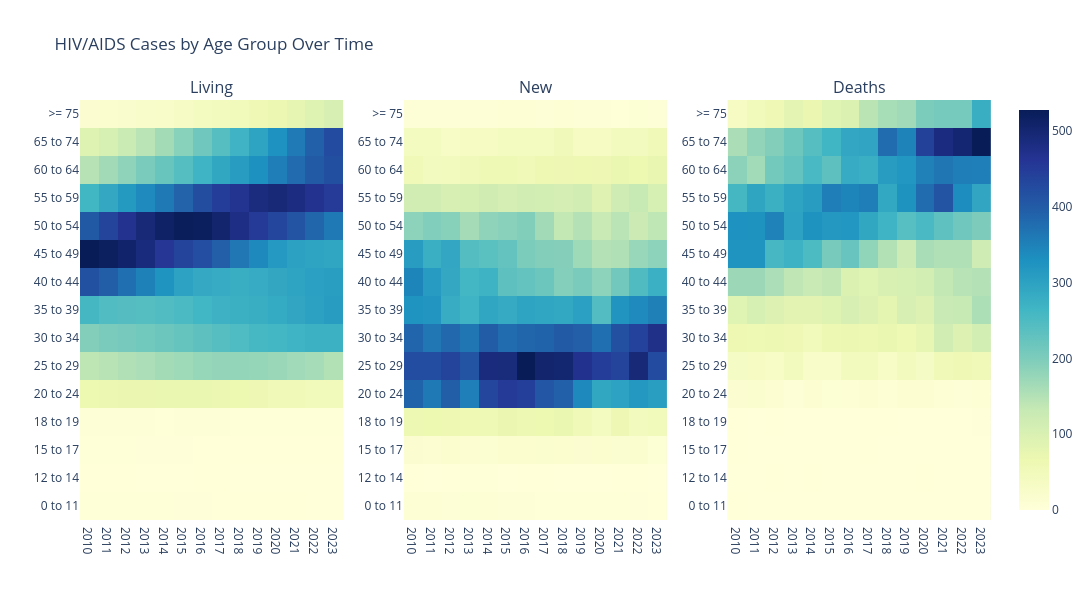

The code cell stored with this chart in its notebook:
### Markdown cell above
### Heatmap of trends

### Code cell
#Interactive heatmap of age on cases(livig, new, deaths) through the years from 2010-2023
from plotly.subplots import make_subplots
import plotly.graph_objects as go

age = hiv_aids[hiv_aids["Category"] == "Age"]

living = age.pivot_table(index="Group", columns="Year", values="Count_Living", aggfunc="sum")
new = age.pivot_table(index="Group", columns="Year", values="Count_New", aggfunc="sum")
deaths = age.pivot_table(index="Group", columns="Year", values="Count_Deaths", aggfunc="sum")

fig = make_subplots(rows=1, cols=3, subplot_titles=("Living", "New", "Deaths"))

#assigns the placements of heatmap 
fig.add_trace(go.Heatmap(z=living, x=living.columns, y=living.index, colorscale="YlGnBu", showscale=False), row=1, col=1)
fig.add_trace(go.Heatmap(z=new, x=new.columns, y=new.index,colorscale="YlGnBu", showscale=False), row=1, col=2)
fig.add_trace(go.Heatmap(z=deaths, x=deaths.columns, y=deaths.index,colorscale="YlGnBu", showscale=True), row=1, col=3)

#displays all the years and decorates the charts 
fig.update_xaxes(tickmode="array", tickvals=list(living.columns), ticktext=list(living.columns))
fig.update_layout(title="HIV/AIDS Cases by Age Group Over Time",width=1200,height=600)

fig.show()

### Figure 1 — Plotly figure (JSON) as saved in the notebook; plotly's stock layout.template omitted (floating-point values rounded to 4 significant figures; data arrays with more than 128 entries replaced by an {"elided": "..."} marker saying what was removed)
{"data": [{"colorscale": [[0, "rgb(255,255,217)"], [0.125, "rgb(237,248,177)"], [0.25, "rgb(199,233,180)"], [0.375, "rgb(127,205,187)"], [0.5, "rgb(65,182,196)"], [0.625, "rgb(29,145,192)"], [0.75, "rgb(34,94,168)"], [0.875, "rgb(37,52,148)"], [1, "rgb(8,29,88)"]], "showscale": false, "type": "heatmap", "x": [2010, 2011, 2012, 2013, 2014, 2015, 2016, 2017, 2018, 2019, 2020, 2021, 2022, 2023], "xaxis": "x", "y": ["0 to 11", "12 to 14", "15 to 17", "18 to 19", "20 to 24", "25 to 29", "30 to 34", "35 to 39", "40 to 44", "45 to 49", "50 to 54", "55 to 59", "60 to 64", "65 to 74", ">= 75"], "yaxis": "y", "z": {"elided": "15x14 int values"}}, {"colorscale": [[0, "rgb(255,255,217)"], [0.125, "rgb(237,248,177)"], [0.25, "rgb(199,233,180)"], [0.375, "rgb(127,205,187)"], [0.5, "rgb(65,182,196)"], [0.625, "rgb(29,145,192)"], [0.75, "rgb(34,94,168)"], [0.875, "rgb(37,52,148)"], [1, "rgb(8,29,88)"]], "showscale": false, "type": "heatmap", "x": [2010, 2011, 2012, 2013, 2014, 2015, 2016, 2017, 2018, 2019, 2020, 2021, 2022, 2023], "xaxis": "x2", "y": ["0 to 11", "12 to 14", "15 to 17", "18 to 19", "20 to 24", "25 to 29", "30 to 34", "35 to 39", "40 to 44", "45 to 49", "50 to 54", "55 to 59", "60 to 64", "65 to 74", ">= 75"], "yaxis": "y2", "z": {"elided": "15x14 float values"}}, {"colorscale": [[0, "rgb(255,255,217)"], [0.125, "rgb(237,248,177)"], [0.25, "rgb(199,233,180)"], [0.375, "rgb(127,205,187)"], [0.5, "rgb(65,182,196)"], [0.625, "rgb(29,145,192)"], [0.75, "rgb(34,94,168)"], [0.875, "rgb(37,52,148)"], [1, "rgb(8,29,88)"]], "showscale": true, "type": "heatmap", "x": [2010, 2011, 2012, 2013, 2014, 2015, 2016, 2017, 2018, 2019, 2020, 2021, 2022, 2023], "xaxis": "x3", "y": ["0 to 11", "12 to 14", "15 to 17", "18 to 19", "20 to 24", "25 to 29", "30 to 34", "35 to 39", "40 to 44", "45 to 49", "50 to 54", "55 to 59", "60 to 64", "65 to 74", ">= 75"], "yaxis": "y3", "z": {"elided": "15x14 int values"}}], "layout": {"annotations": [{"font": {"size": 16}, "showarrow": false, "text": "Living", "x": 0.1444, "xanchor": "center", "xref": "paper", "y": 1, "yanchor": "bottom", "yref": "paper"}, {"font": {"size": 16}, "showarrow": false, "text": "New", "x": 0.5, "xanchor": "center", "xref": "paper", "y": 1, "yanchor": "bottom", "yref": "paper"}, {"font": {"size": 16}, "showarrow": false, "text": "Deaths", "x": 0.8556, "xanchor": "center", "xref": "paper", "y": 1, "yanchor": "bottom", "yref": "paper"}], "height": 600, "title": {"text": "HIV/AIDS Cases by Age Group Over Time"}, "width": 1200, "xaxis": {"anchor": "y", "domain": [0, 0.2889], "tickmode": "array", "ticktext": [2010, 2011, 2012, 2013, 2014, 2015, 2016, 2017, 2018, 2019, 2020, 2021, 2022, 2023], "tickvals": [2010, 2011, 2012, 2013, 2014, 2015, 2016, 2017, 2018, 2019, 2020, 2021, 2022, 2023]}, "xaxis2": {"anchor": "y2", "domain": [0.3556, 0.6444], "tickmode": "array", "ticktext": [2010, 2011, 2012, 2013, 2014, 2015, 2016, 2017, 2018, 2019, 2020, 2021, 2022, 2023], "tickvals": [2010, 2011, 2012, 2013, 2014, 2015, 2016, 2017, 2018, 2019, 2020, 2021, 2022, 2023]}, "xaxis3": {"anchor": "y3", "domain": [0.7111, 1], "tickmode": "array", "ticktext": [2010, 2011, 2012, 2013, 2014, 2015, 2016, 2017, 2018, 2019, 2020, 2021, 2022, 2023], "tickvals": [2010, 2011, 2012, 2013, 2014, 2015, 2016, 2017, 2018, 2019, 2020, 2021, 2022, 2023]}, "yaxis": {"anchor": "x", "domain": [0, 1]}, "yaxis2": {"anchor": "x2", "domain": [0, 1]}, "yaxis3": {"anchor": "x3", "domain": [0, 1]}}}
